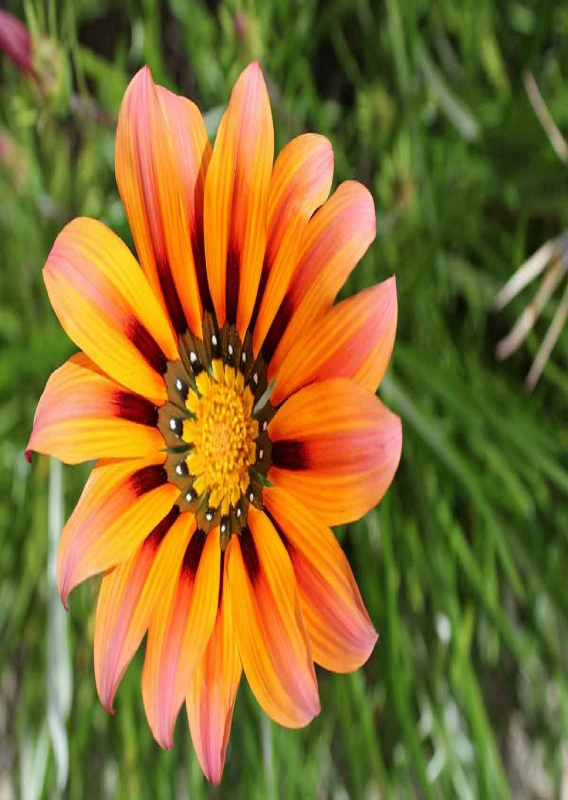
#> input picture a.jpg, 1136 x 1600 px (shown at 1/2 size)
$ python Task4a.py
#> lines starting #> are read from the running program, lines starting #| are printed output that depends on the picture
# TASK  : Take two images and combine them to form one image.
import cv2
import numpy
flower1 = cv2.imread("a.jpg")
#> flower1 is the input picture: shape (1600, 1136, 3); mean B, G, R 45.6, 109.7, 134.2
flower2 = cv2.imread("b.jpg")
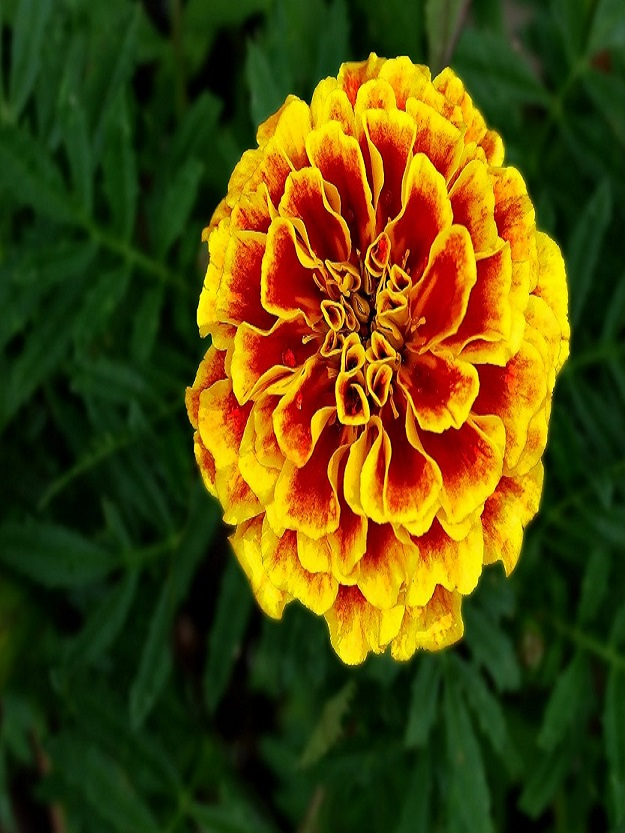
#> input picture b.jpg, 625 x 833 px
#> flower2 is the input picture: shape (833, 625, 3); mean B, G, R 10, 71, 79.2

#Show original flower1
cv2.imshow("flw1" , flower1)
cv2.waitKey()
cv2.destroyAllWindows
 #Show original flower2
cv2.imshow("flw1" , flower2)
cv2.waitKey()
cv2.destroyAllWindows


#Crop the flower1
cropfl1 = flower1[:699 , 255: -256]
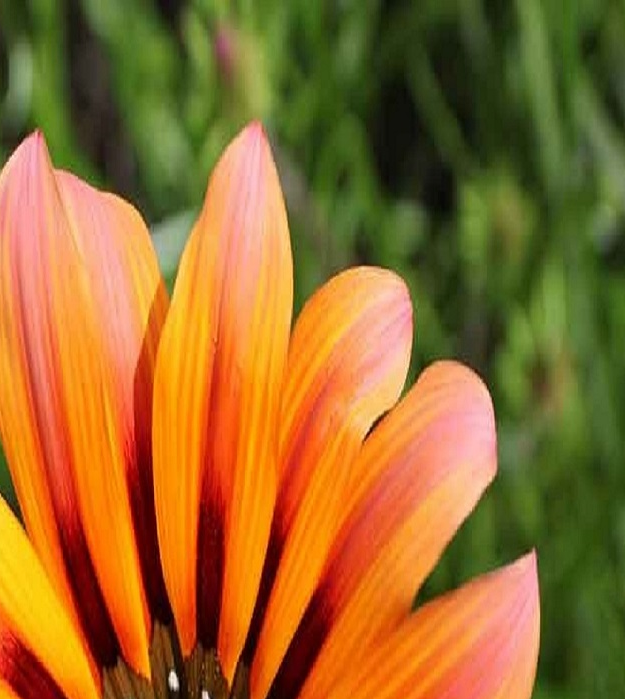
#> cropfl1: shape (699, 625, 3); mean B, G, R 43.5, 105.9, 150.3
cv2.imshow("f1" , cropfl1)
cv2.waitKey()
cv2.destroyAllWindows()

#Crop the flower2
cropf2 = flower2[:699 , : ]
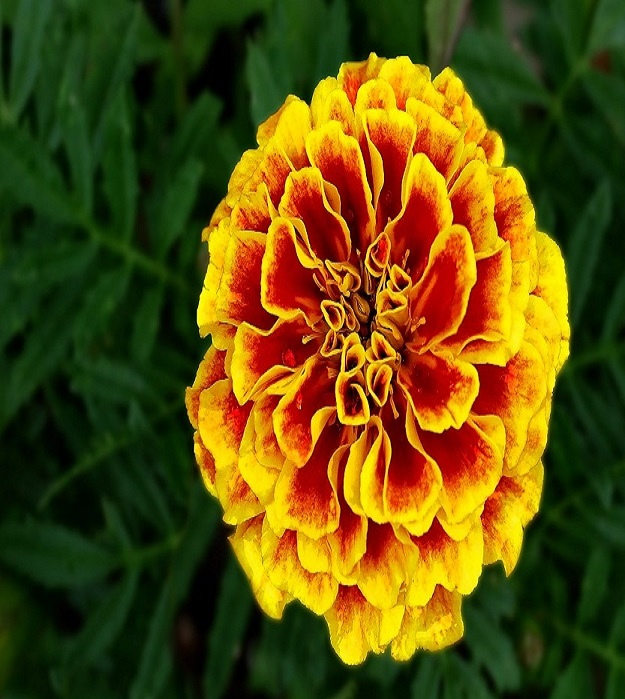
#> cropf2: shape (699, 625, 3); mean B, G, R 10.1, 76.6, 91.5
cv2.imshow("f1" , cropf2)
cv2.waitKey()
cv2.destroyAllWindows()

#Combine the two flowers
fl12=numpy.hstack((cropfl1 , cropf2))
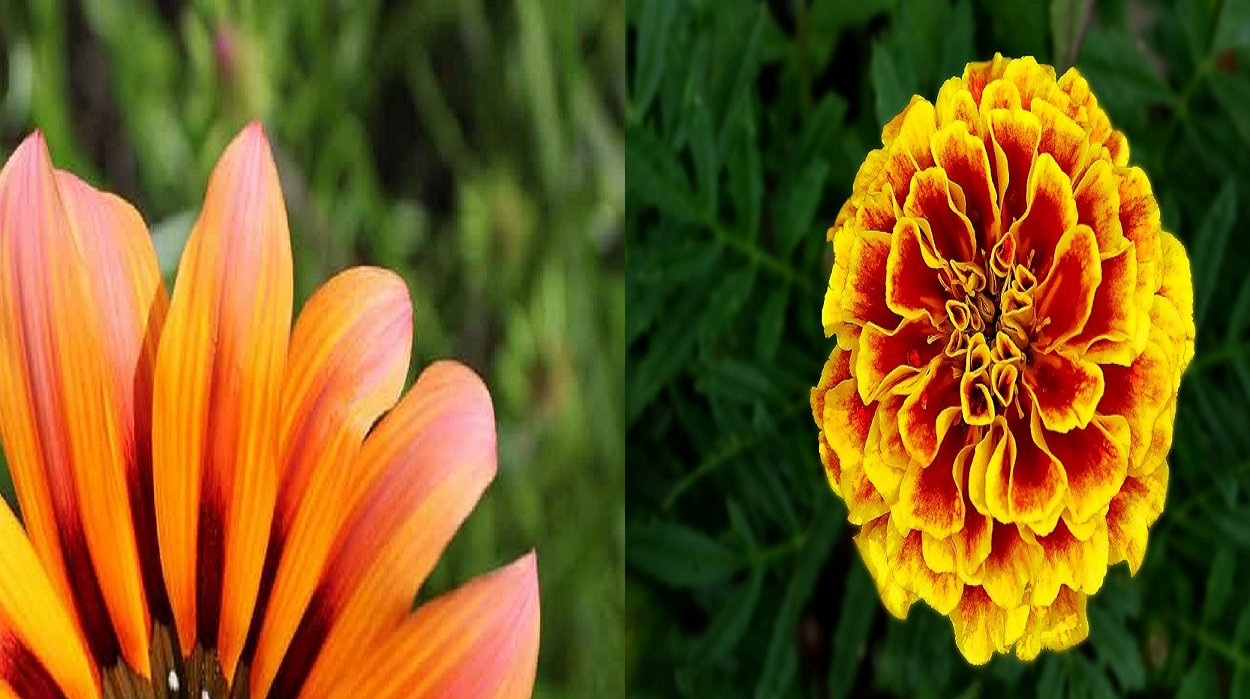
#> fl12: shape (699, 1250, 3); mean B, G, R 26.8, 91.3, 120.9
cv2.imshow("f1" , fl12)
cv2.waitKey()
cv2.destroyAllWindows()
